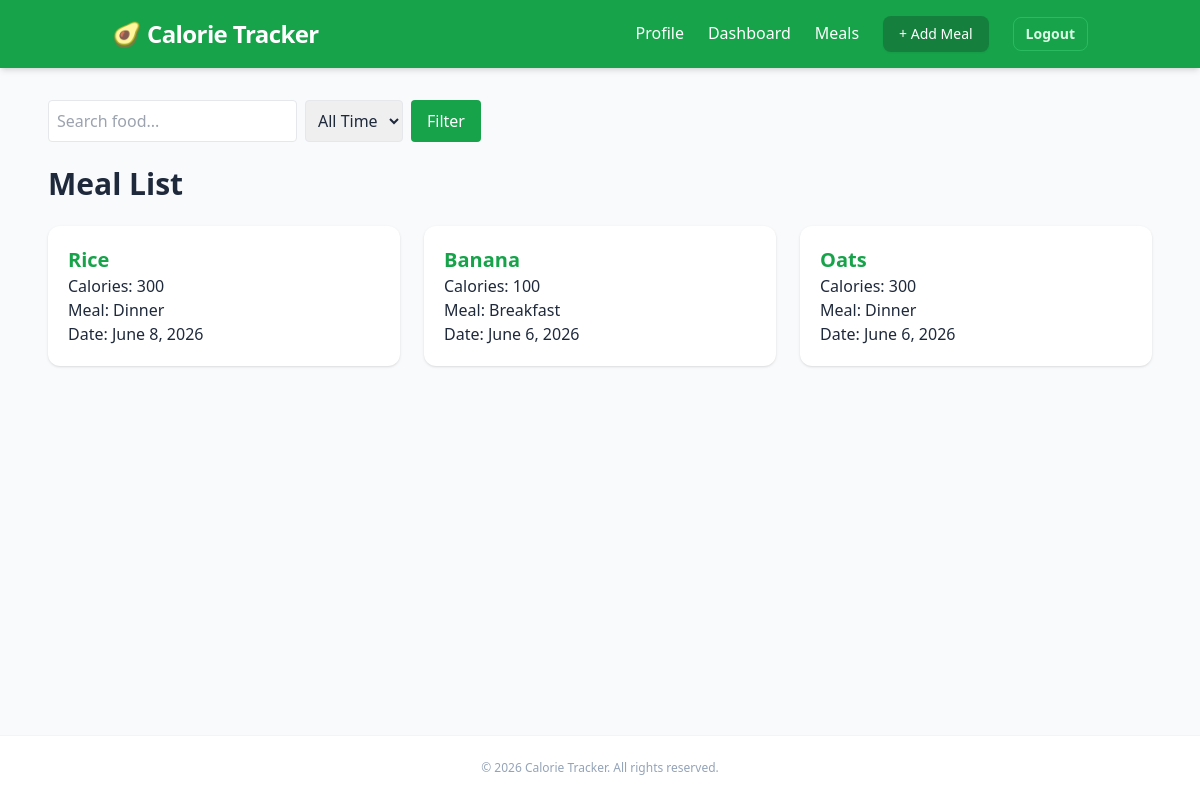
Page /meals/ (signed in) on the earlier database version.
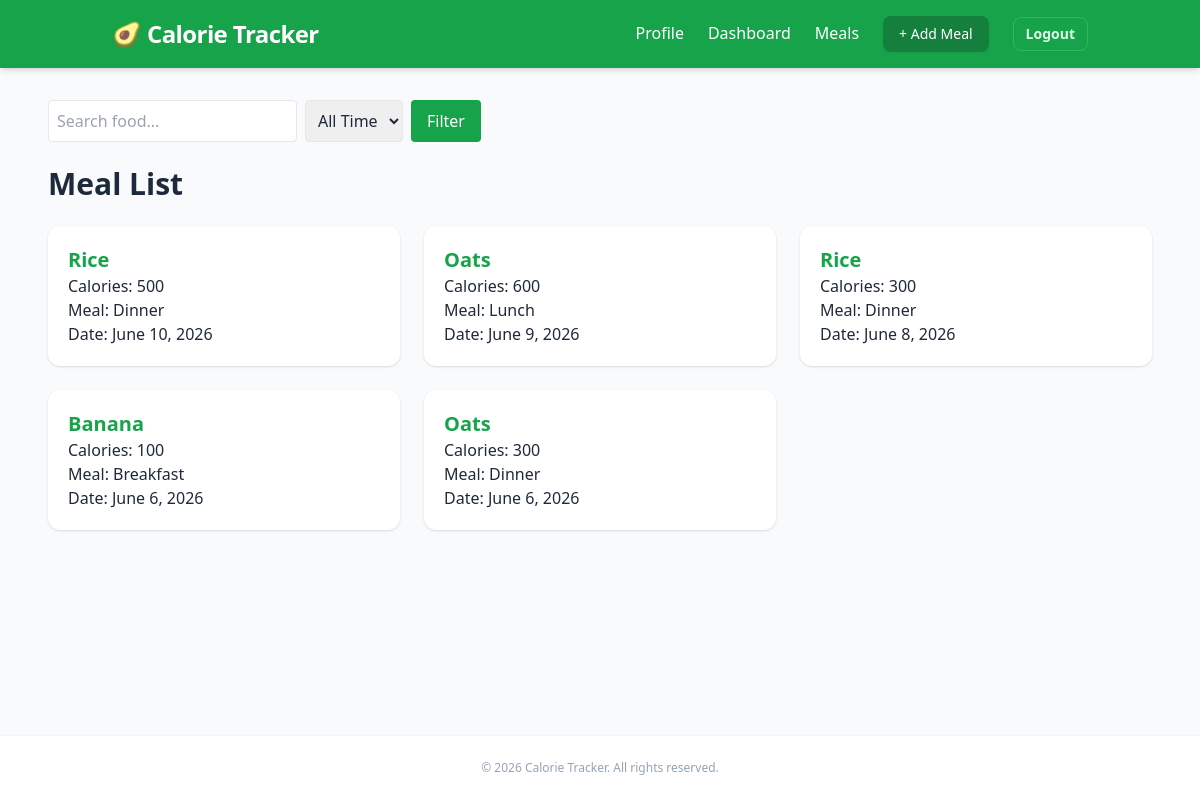
Same page on the later database version.
### meals/models.py (models this page shows, shortened)
class FoodEntry(models.Model):
    MEAL_CHOICES = [
        ("Breakfast", "Breakfast"),
        ("Lunch", "Lunch"),
        ("Dinner", "Dinner"),
        ("Snack", "Snack"),
    ]
    user = models.ForeignKey(
        User,
        on_delete=models.CASCADE
    )
    food_name = models.CharField(max_length=100)
    calories = models.PositiveIntegerField()
    meal_type = models.CharField(
        max_length=20,
        choices=MEAL_CHOICES
    )
    date = models.DateField()
    created_at = models.DateTimeField(
        auto_now_add=True
    )

### meals/views.py (the view)
# urls.py: path("meals/",views.MealListView.as_view(), name="meals_list"),
class MealListView(
    LoginRequiredMixin,
    ListView
):
    model = FoodEntry
    template_name = "meals/meals_list.html"
    context_object_name = "meals"
    def get_queryset(self):
        queryset = FoodEntry.objects.filter(
            user=self.request.user
        )
        search = self.request.GET.get(
            "search"
        )
        filter_type = self.request.GET.get(
            "filter"
                )
        if filter_type == "today":
            queryset = queryset.filter(
                date=date.today()
            )
        if search:
            queryset = queryset.filter(
                food_name__icontains=search
            )
        return queryset.order_by("-date")

### meals/templates/meals/meals_list.html (shortened to what this page needs)
{% extends 'meals/base.html' %}
{% block content %}
<form method="GET" class="mb-6 flex gap-2">
    <input type="text" name="search" placeholder="Search food..." value="{{ request.GET.search }}" class="border p-2 rounded">
    <select name="filter" class="border p-2 rounded">
        <option value="">All Time</option>
    </select>
    <button class="bg-green-600 text-white px-4 py-2 rounded">Filter</button>
</form>
<h2 class="text-3xl font-bold mb-6">
    Meal List
</h2>
<div class="grid md:grid-cols-2 lg:grid-cols-3 gap-6">
    {% for meal in meals %}
        <div class="bg-white p-5 rounded-xl shadow">
    <a href="{% url 'meal_detail' meal.id %}" class="text-xl font-bold text-green-600">
        {{ meal.food_name }}
    </a>
    <p>
        Calories: {{ meal.calories }}
    </p>
    <p>
        Meal: {{ meal.meal_type }}
    </p>
    <p>
        Date: {{ meal.date }}
    </p>
</div>
    {% empty %}
        <p>No meals found.</p>
    {% endfor %}
</div>
{% endblock %}

Differences in the rows shown:
added FoodEntry: food_name "Rice", calories "500", meal_type "Dinner", date "June 10, 2026"
added FoodEntry: food_name "Oats", calories "600", meal_type "Lunch", date "June 9, 2026"
